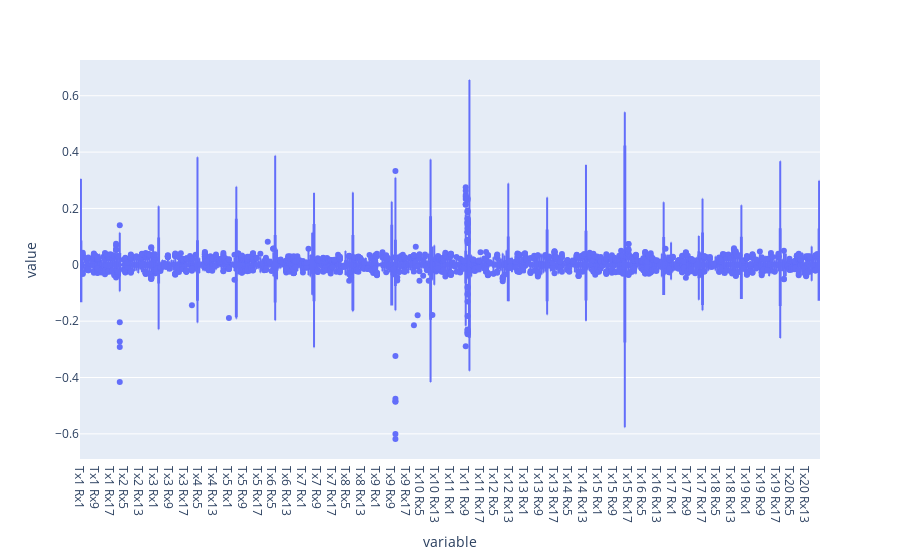

Here is the notebook cell this chart was saved with:
### Code cell
import plotly.express as px

fig = px.box(error)
fig.write_html('result.html')
fig

### Figure 1 — Plotly figure (JSON) as saved in the notebook; plotly's stock layout.template omitted (floating-point values rounded to 4 significant figures; data arrays with more than 128 entries replaced by an {"elided": "..."} marker saying what was removed)
{"data": [{"alignmentgroup": "True", "hovertemplate": "variable=%{x}<br>value=%{y}<extra></extra>", "legendgroup": "", "marker": {"color": "#636efa"}, "name": "", "notched": false, "offsetgroup": "", "orientation": "v", "showlegend": false, "type": "box", "x": {"elided": "40000 str values"}, "x0": " ", "xaxis": "x", "y": {"elided": "40000 float values"}, "y0": " ", "yaxis": "y"}], "layout": {"boxmode": "group", "legend": {"tracegroupgap": 0}, "margin": {"t": 60}, "xaxis": {"anchor": "y", "domain": [0, 1], "title": {"text": "variable"}}, "yaxis": {"anchor": "x", "domain": [0, 1], "title": {"text": "value"}}}}
